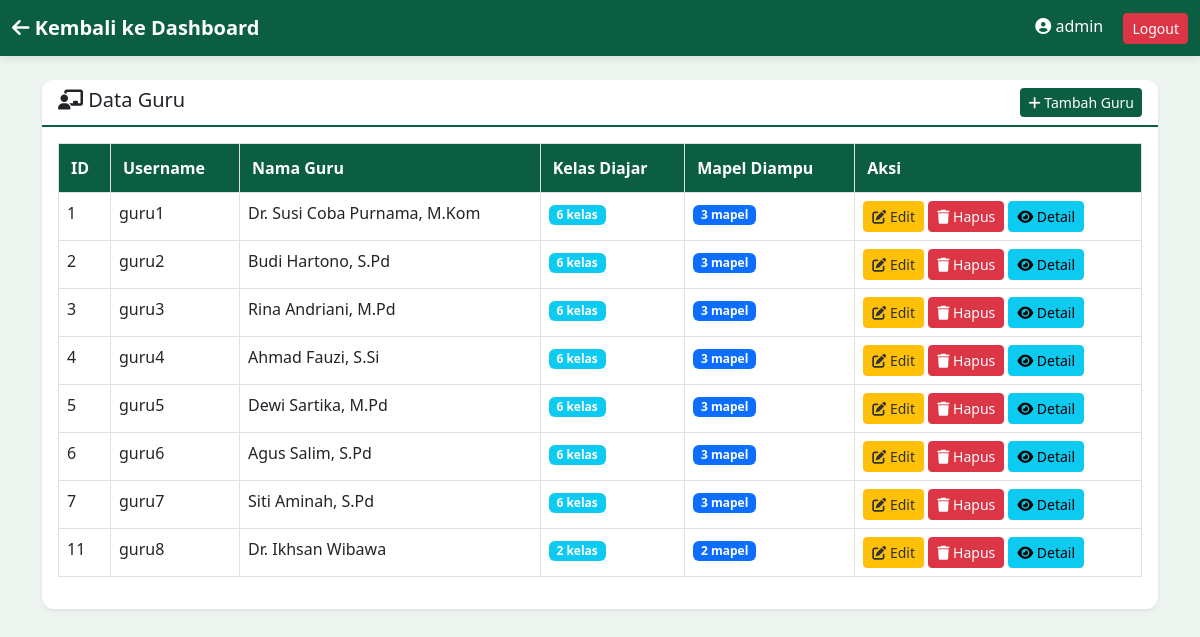
The app's page /pages/admin/data_guru.php (signed in) with its own data.
### tables this page shows
CREATE TABLE `guru` (
  `id_guru` int(11) NOT NULL,
  `username` varchar(50) NOT NULL,
  `password` varchar(255) NOT NULL,
  `nama_guru` varchar(100) NOT NULL,
  `created_at` timestamp NOT NULL DEFAULT current_timestamp()
);

### config/database.php (called while the page is built, shortened)
<?php
$host = 'localhost';
$user = 'root';
$password = '123456789';
$database = 'db_sistem_nilai';
$conn = mysqli_connect($host, $user, $password, $database);
mysqli_set_charset($conn, "utf8");
function fetchAll($sql) {
    global $conn;
    $result = mysqli_query($conn, $sql);
    return mysqli_fetch_all($result, MYSQLI_ASSOC);
}
?>

### pages/admin/data_guru.php (the view, shortened to what this page needs)
<?php
require_once '../../config/database.php';
$daftarGuru = fetchAll("
    SELECT g.*,
           COUNT(DISTINCT gk.id) as jumlah_kelas,
           COUNT(DISTINCT mp.id_mapel) as jumlah_mapel
    FROM guru g
    LEFT JOIN guru_kelas gk ON g.id_guru = gk.id_guru
    LEFT JOIN mata_pelajaran mp ON g.id_guru = mp.id_guru
    GROUP BY g.id_guru
    ORDER BY g.id_guru
");
?>
<!DOCTYPE html>
<html lang="id">
<head>
    <link href="https://cdn.jsdelivr.net/npm/bootstrap@5.3.0/dist/css/bootstrap.min.css" rel="stylesheet">
    <link rel="stylesheet" href="https://cdnjs.cloudflare.com/ajax/libs/font-awesome/6.4.0/css/all.min.css">
    <link rel="stylesheet" href="../../assets/css/style.css">
</head>
<body>
    <nav class="navbar navbar-dark" style="background-color: #0b5e42;">
        <div class="container-fluid">
            <a class="navbar-brand" href="dashboard_admin.php">
                <i class="fas fa-arrow-left"></i> Kembali ke Dashboard
            </a>
            <div>
                <span class="text-white me-3">
                    <i class="fas fa-user-circle"></i> <?= $_SESSION['user']['username'] ?>
                </span>
                <a href="../../proses/proses_logout.php" class="btn btn-danger btn-sm">Logout</a>
            </div>
        </div>
    </nav>
    <div class="container mt-4">
        <div class="card shadow-sm">
            <div class="card-header bg-white d-flex justify-content-between">
                <h5 class="mb-0"><i class="fas fa-chalkboard-user"></i> Data Guru</h5>
                <button class="btn btn-success btn-sm" data-bs-toggle="modal" data-bs-target="#modalTambah">
                    <i class="fas fa-plus"></i> Tambah Guru
                </button>
            </div>
            <div class="card-body">
                <div class="table-responsive">
                    <table class="table table-bordered table-hover">
                        <thead class="table-light">
                            <tr>
                                <th>ID</th>
                                <th>Username</th>
                                <th>Nama Guru</th>
                                <th>Kelas Diajar</th>
                                <th>Mapel Diampu</th>
                                <th>Aksi</th>
                            </tr>
                        </thead>
                        <tbody>
                            <?php foreach ($daftarGuru as $g): ?>
                            <tr>
                                <td><?= $g['id_guru'] ?></td>
                                <td><?= $g['username'] ?></td>
                                <td><?= $g['nama_guru'] ?></td>
                                <td><span class="badge bg-info"><?= $g['jumlah_kelas'] ?> kelas</span></td>
                                <td><span class="badge bg-primary"><?= $g['jumlah_mapel'] ?> mapel</span></td>
                                <td>
                                    <a href="data_guru.php?edit=<?= $g['id_guru'] ?>" class="btn btn-sm btn-warning">
                                        <i class="fas fa-edit"></i> Edit
                                    </a>
                                    <a href="data_guru.php?hapus=<?= $g['id_guru'] ?>" class="btn btn-sm btn-danger" onclick="return confirm('Yakin hapus?')">
                                        <i class="fas fa-trash"></i> Hapus
                                    </a>
                                    <a href="detail_guru.php?id=<?= $g['id_guru'] ?>" class="btn btn-sm btn-info">
                                        <i class="fas fa-eye"></i> Detail
                                    </a>
                                  </span></td>
                            </tr>
                            <?php endforeach; ?>
                        </tbody>
                    </table>
                </div>
            </div>
        </div>
    </div>
</body>
</html>

### assets/css/style.css (style rules this page uses)
* { margin: 0; padding: 0; box-sizing: border-box; }
body { background: #eef5f0; font-family: 'Segoe UI', Tahoma, Geneva, Verdana, sans-serif; }
.navbar { background: #0b5e42; box-shadow: 0 2px 10px rgba(0,0,0,0.1); position: sticky; top: 0; z-index: 1000; }
.navbar-brand { font-weight: bold; color: white !important; }
.btn-success, .btn-primary { background: #0b5e42; border: none; }
.btn-danger { background: #dc3545; }
.btn-warning { background: #ffc107; color: #333; }
.card { border-radius: 12px; border: none; box-shadow: 0 2px 10px rgba(0,0,0,0.05); margin-bottom: 20px; }
.card-header { background-color: white; border-bottom: 2px solid #0b5e42; font-weight: bold; border-radius: 12px 12px 0 0 !important; }
.table thead th { background: #0b5e42; color: white; padding: 12px; }

### records on screen
guru: id_guru "1", username "guru1", nama_guru "Dr. Susi Coba Purnama, M.Kom", jumlah_kelas "6", jumlah_mapel "3"
guru: id_guru "2", username "guru2", nama_guru "Budi Hartono, S.Pd", jumlah_kelas "6", jumlah_mapel "3"
guru: id_guru "3", username "guru3", nama_guru "Rina Andriani, M.Pd", jumlah_kelas "6", jumlah_mapel "3"
guru: id_guru "4", username "guru4", nama_guru "Ahmad Fauzi, S.Si", jumlah_kelas "6", jumlah_mapel "3"
guru: id_guru "5", username "guru5", nama_guru "Dewi Sartika, M.Pd", jumlah_kelas "6", jumlah_mapel "3"
guru: id_guru "6", username "guru6", nama_guru "Agus Salim, S.Pd", jumlah_kelas "6", jumlah_mapel "3"
guru: id_guru "7", username "guru7", nama_guru "Siti Aminah, S.Pd", jumlah_kelas "6", jumlah_mapel "3"
guru: id_guru "11", username "guru8", nama_guru "Dr. Ikhsan Wibawa", jumlah_kelas "2", jumlah_mapel "2"

### other values on screen
$_SESSION['user']['username'] "admin"
